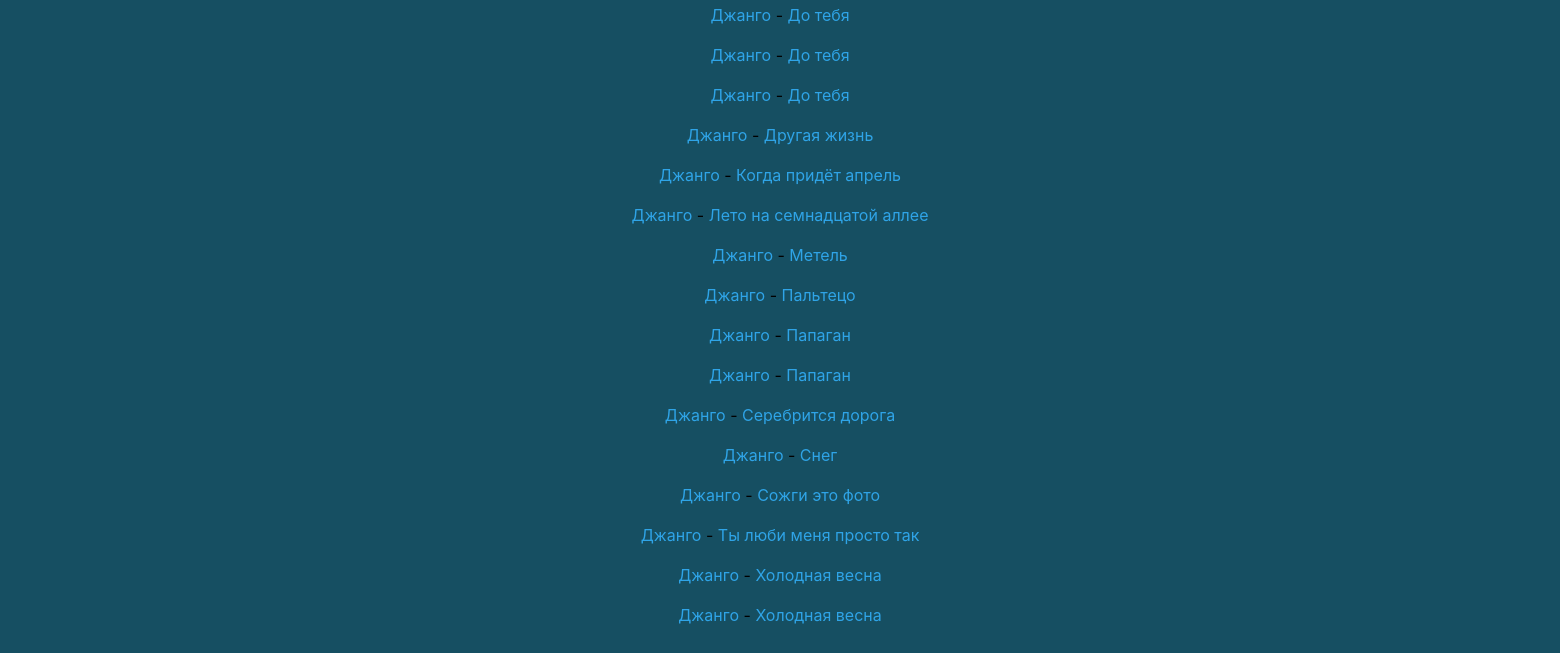
The app's page / (lower part), older data.
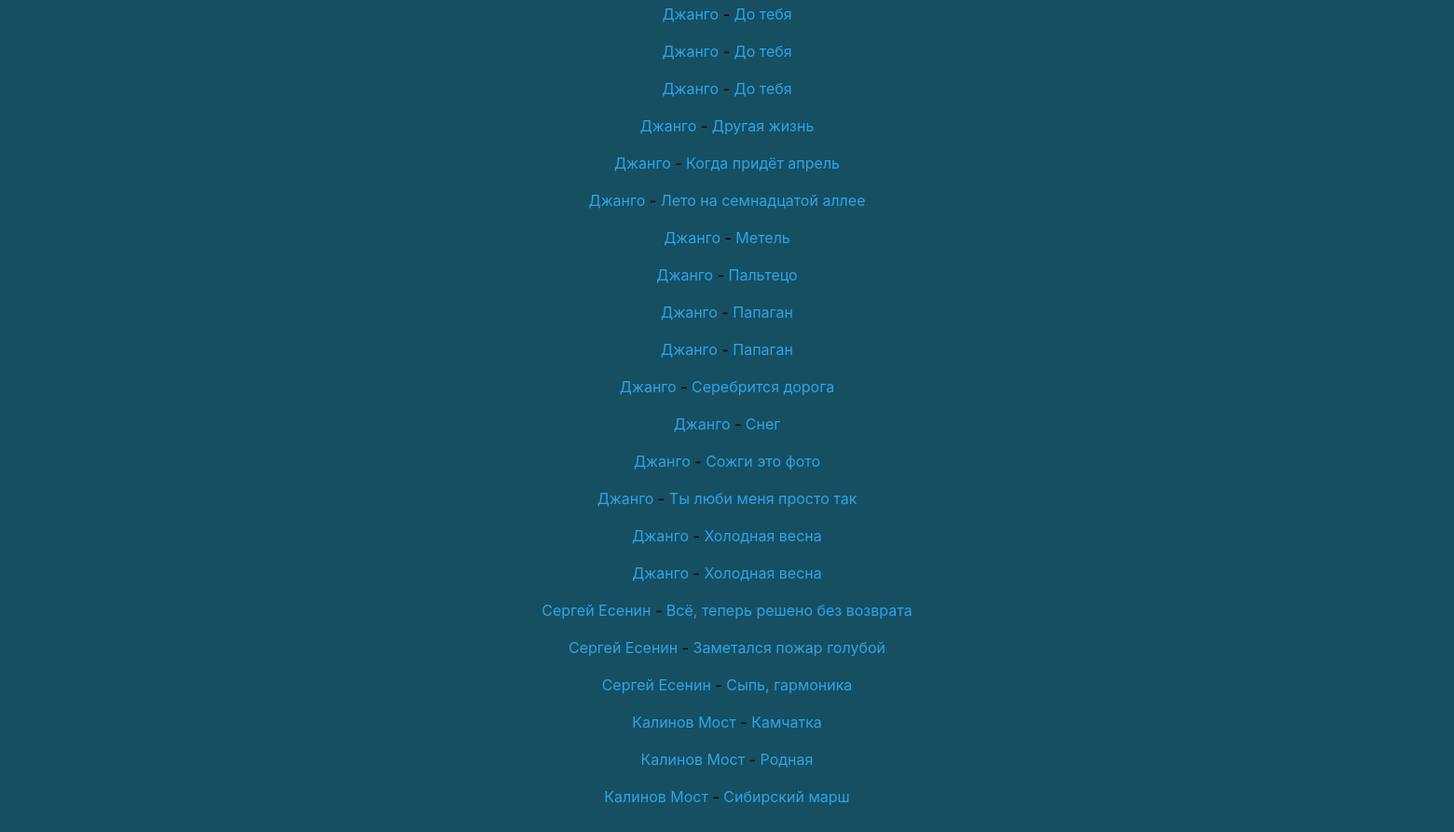
The same page, newer data.
### main/models.py (models this page shows, shortened)
class Accord(models.Model):
    artist = models.ForeignKey(Artist, on_delete=models.CASCADE)
    song_title = models.CharField("Название произведения", max_length=150)
    song_text = models.TextField("Аккорды и текст")
    сhords_used =models.CharField("Используемые аккорды", max_length=250)
    link_to_the_video = models.CharField("Ссылка на видео", max_length=250)
    class Meta:
        verbose_name = "Подбор аккордов"
        verbose_name_plural = "Подборы аккордов"

class Artist(models.Model):
    artist_name = models.CharField("Исполнитель", max_length=50)
    class Meta:
        verbose_name = "Артист"
        verbose_name_plural = "Артисты"
    def __str__(self):
        return self.artist_name

### main/views.py (the view)
# urls.py: path('', views.SongListView.as_view(), name='home'),
class SongListView(ListView):
    model = Accord
    paginate_by = 50
    context_object_name = 'song'
    def get_context_data(self, **kwargs):
        context = super().get_context_data(**kwargs)
        context['title'] = "Accord"
        return context

### templates/main/accord_list.html (shortened to what this page needs)
{%extends 'base.html'%}
{%load static%}
{% block content %}
    <div class='container'>
        {% if song %}
            {% for el in song %}
                <div class="song_element">
                    <p>
                        <a href="{% url 'all_songs_artist' el.artist.id %}">{{ el.artist }}</a> - <a href="{% url 'song' el.artist.id el.id %}">{{ el.song_title }}</a>
                    </p>
                </div>
            {% endfor %}
            {% else %}
                <p>У вас нет записей</p>
        {% endif %}
    </div>
{% endblock %}

### templates/base.html (shortened to what this page needs)
{% load static %}
<!DOCTYPE html>
<html lang="ru">
    <head>
        <link rel="stylesheet" href="https://stackpath.bootstrapcdn.com/bootswatch/4.5.2/cerulean/bootstrap.min.css">
        <link rel="stylesheet" href="{% static 'main/css/main.css' %}">
        <link rel="stylesheet" href="https://use.fontawesome.com/releases/v6.1.1/css/all.css">
    </head>
    <body>
        <main>
            {% block content %}
            {% endblock content %}
        </main>
    </body>
</html>

### static/main/css/main.css (style rules this page uses)
body { background: #164f62; }
main { padding-bottom: 15px; color: black; text-align: center; float: right; width: 100%; margin-top: 1vh; }
.container { max-width: 1200px; margin: 0px auto; padding: 0px 5px; }

Row changes from the older to the newer data that the page shows:
added Accord: artist "Сергей Есенин", song_title "Всё, теперь решено без возврата"
added Accord: artist "Сергей Есенин", song_title "Заметался пожар голубой"
added Accord: artist "Сергей Есенин", song_title "Сыпь, гармоника"
added Accord: artist "Калинов Мост", song_title "Камчатка"
added Accord: artist "Калинов Мост", song_title "Родная"
added Accord: artist "Калинов Мост", song_title "Сибирский марш"
